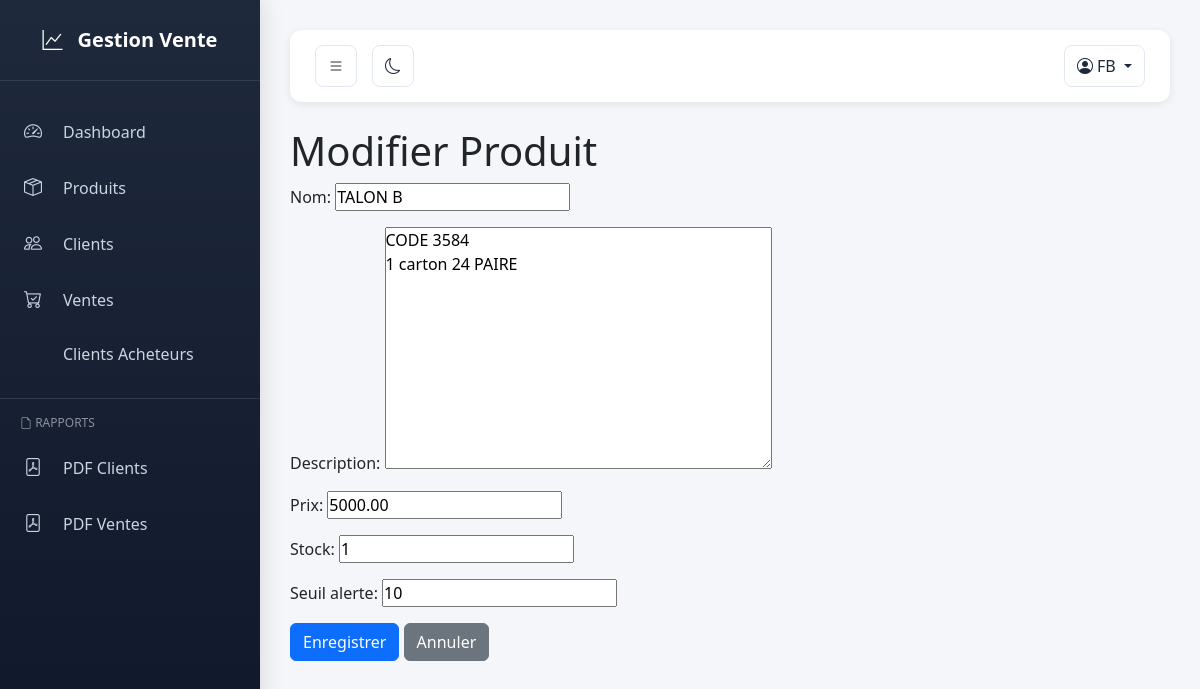
Page /produits/modifier/6/ (signed in) on the committed database.
### vente/models.py (models this page shows, shortened)
class Produit(models.Model):
    nom = models.CharField(max_length=200)
    description = models.TextField(blank=True)
    prix = models.DecimalField(max_digits=10, decimal_places=2)
    stock = models.PositiveIntegerField(default=0)
    seuil_alerte = models.PositiveIntegerField(default=5)  # alerte stock faible

### vente/views.py (the view)
# urls.py: path('produits/modifier/<int:pk>/', views.modifier_produit, name='modifier_produit'),
@login_required
def modifier_produit(request, pk):
    produit = get_object_or_404(Produit, pk=pk)
    if request.method == 'POST':
        form = ProduitForm(request.POST, instance=produit)
        if form.is_valid():
            form.save()
            messages.success(request, "Produit modifié.")
            return redirect('vente:liste_produits')
    else:
        form = ProduitForm(instance=produit)
    return render(request, 'vente/modifier_produit.html', {'form': form, 'produit': produit})

### vente/forms.py
class ProduitForm(forms.ModelForm):
    class Meta:
        model = Produit
        fields = ['nom', 'description', 'prix', 'stock', 'seuil_alerte']

### vente/templates/vente/modifier_produit.html (shortened to what this page needs)
{% extends 'vente/base.html' %}
{% block content %}
<h1>{% if produit %}Modifier{% else %}Ajouter{% endif %} Produit</h1>
<form method="post">
  {{ form.as_p }}
  <button type="submit" class="btn btn-primary">Enregistrer</button>
  <a href="{% url 'vente:liste_produits' %}" class="btn btn-secondary">Annuler</a>
</form>
{% endblock %}

### vente/templates/vente/base.html (shortened to what this page needs)
<!doctype html>
<html lang="fr">
<head>
  <link href="https://cdn.jsdelivr.net/npm/bootstrap@5.3.2/dist/css/bootstrap.min.css" rel="stylesheet">
  <link href="https://cdn.jsdelivr.net/npm/bootstrap-icons@1.11.3/font/bootstrap-icons.css" rel="stylesheet">
</head>
<body>
<div class="sidebar" id="sidebar">
  <div class="logo">
    <i class="bi bi-graph-up"></i>
    <span>Gestion Vente</span>
  </div>
  <div class="sidebar-nav">
    <a href="{% url 'vente:tableau_bord' %}" class="{% if request.resolver_match.url_name == 'tableau_bord' %}active{% endif %}">
      <i class="bi bi-speedometer2"></i> <span>Dashboard</span>
    </a>
    <a href="{% url 'vente:liste_produits' %}" class="{% if request.resolver_match.url_name == 'liste_produits' %}active{% endif %}">
      <i class="bi bi-box-seam"></i> <span>Produits</span>
    </a>
    <a href="{% url 'vente:liste_clients' %}" class="{% if request.resolver_match.url_name == 'liste_clients' %}active{% endif %}">
      <i class="bi bi-people"></i> <span>Clients</span>
    </a>
    <a href="{% url 'vente:liste_ventes' %}" class="{% if request.resolver_match.url_name == 'liste_ventes' %}active{% endif %}">
      <i class="bi bi-cart-check"></i> <span>Ventes</span>
    <a href="{% url 'vente:clients_achetes' %}" class="{% if request.resolver_match.url_name == 'clients_achetes' %}active{% endif %}">
       <span>Clients Acheteurs</span>
    </a>
    </a>
    <div style="border-top: 1px solid rgba(255,255,255,0.1); margin: 20px 0; padding-top: 15px;">
      <p style="padding: 0 20px; font-size: 12px; color: rgba(255,255,255,0.5); text-transform: uppercase; margin-bottom: 10px;">
        <i class="bi bi-file-earmark"></i> Rapports
      </p>
      <a href="{% url 'vente:exporter_clients_pdf' %}" class="text-decoration-none" style="color: #cbd5e1; padding: 12px 20px; display: flex; align-items: center; gap: 15px; transition: all 0.3s ease;">
        <i class="bi bi-file-pdf"></i> <span>PDF Clients</span>
      </a>
      <a href="{% url 'vente:exporter_ventes_pdf' %}" class="text-decoration-none" style="color: #cbd5e1; padding: 12px 20px; display: flex; align-items: center; gap: 15px; transition: all 0.3s ease;">
        <i class="bi bi-file-pdf"></i> <span>PDF Ventes</span>
      </a>
    </div>
  </div>
</div>
<div class="main-content">
  <div class="topbar">
    <div class="topbar-left">
      <button class="toggle-btn" onclick="toggleSidebar()" title="Toggle Sidebar">
        <i class="bi bi-list"></i>
      </button>
      <button class="toggle-btn" onclick="toggleDarkMode()" title="Toggle Dark Mode">
        <i class="bi bi-moon"></i>
      </button>
    </div>
    <div class="topbar-right">
      {% if user.is_authenticated %}
        <div class="dropdown">
          <button class="toggle-btn dropdown-toggle" data-bs-toggle="dropdown" title="Profile">
            <i class="bi bi-person-circle"></i> {{ user.username }}
          </button>
        </div>
      {% else %}
        <a href="{% url 'login' %}" class="toggle-btn">
          <i class="bi bi-box-arrow-in-right"></i> Connexion
        </a>
      {% endif %}
    </div>
  </div>
  {% block content %}{% endblock %}
</div>
</body>
</html>

### vente/templates/vente/base.html (style rules this page uses)
* { margin: 0; padding: 0; box-sizing: border-box; }
body { transition: all 0.3s ease; background-color: #f4f6f9; font-family: 'Segoe UI', Tahoma, Geneva, Verdana, sans-serif; }
.sidebar { width: 260px; height: 100vh; position: fixed; left: 0; top: 0; background: linear-gradient(180deg, #1e293b 0%, #0f172a 100%); color: white; transition: all 0.3s ease; overflow-x: hidden; overflow-y: auto; z-index: 1000; box-shadow: 4px 0 20px rgba(0, 0, 0, 0.1); }
.logo { font-size: 20px; font-weight: bold; padding: 25px 15px; text-align: center; border-bottom: 1px solid rgba(255, 255, 255, 0.1); display: flex; align-items: center; justify-content: center; gap: 10px; }
.logo span { margin-left: 5px; }
.sidebar-nav { padding: 20px 0; }
.sidebar a { color: #cbd5e1; text-decoration: none; padding: 12px 20px; display: flex; align-items: center; gap: 15px; transition: all 0.3s ease; border-left: 4px solid transparent; margin: 5px 0; }
.sidebar a i { min-width: 24px; font-size: 18px; }
.main-content { margin-left: 260px; padding: 30px; transition: all 0.3s ease; min-height: 100vh; }
.topbar { background: white; padding: 15px 25px; border-radius: 12px; margin-bottom: 25px; display: flex; justify-content: space-between; align-items: center; box-shadow: 0 2px 8px rgba(0, 0, 0, 0.08); }
.topbar-left { display: flex; gap: 15px; align-items: center; }
.topbar-right { display: flex; gap: 20px; align-items: center; }
.toggle-btn { border: 1px solid #e2e8f0; background: white; color: #1e293b; border-radius: 8px; padding: 8px 12px; cursor: pointer; transition: all 0.3s ease; font-size: 16px; }

### rows in the picture
Produit: nom "TALON B", description "CODE 3584 1 carton 24 PAIRE", prix "5000.00", stock "1", seuil_alerte "10"

### other values in the picture
{{ user.username }} "FB"
